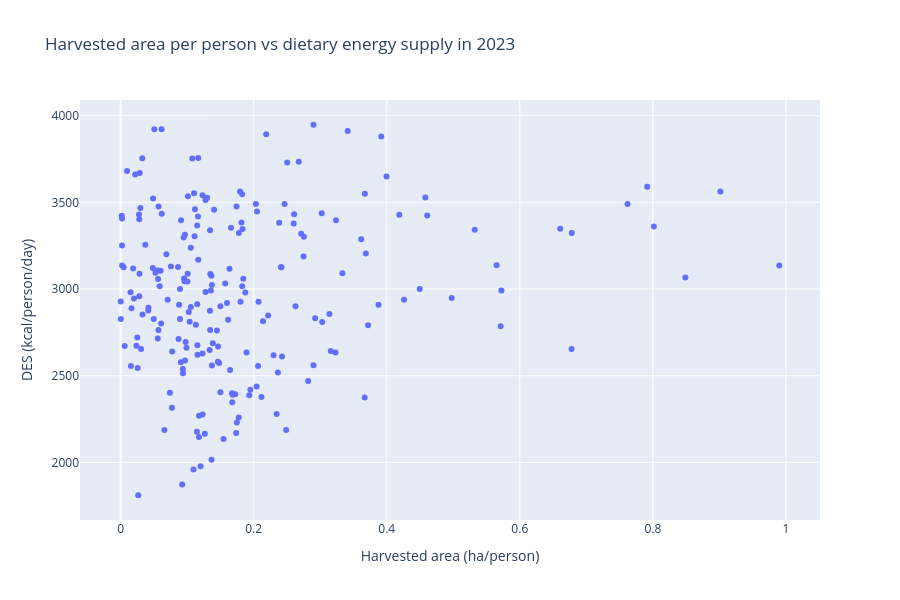

Write notebook code for a chart like this one.
### Code cell
year_choice = 2023

q5_choice = q5[q5["year"] == year_choice]
fig = px.scatter(q5_choice,x="harvested_area_per_person",y="des",hover_name="area_name",
    title=f"Harvested area per person vs dietary energy supply in {year_choice}",
    labels={"harvested_area_per_person": "Harvested area (ha/person)","des": "DES (kcal/person/day)"},
    width=900,
    height=600,)
fig.show()

### Figure 1 — Plotly figure (JSON) as saved in the notebook; plotly's stock layout.template omitted (floating-point values rounded to 4 significant figures; data arrays with more than 128 entries replaced by an {"elided": "..."} marker saying what was removed)
{"data": [{"hovertemplate": "<b>%{hovertext}</b><br><br>Harvested area (ha/person)=%{x}<br>DES (kcal/person/day)=%{y}<extra></extra>", "hovertext": {"elided": "211 str values"}, "legendgroup": "", "marker": {"color": "#636efa", "symbol": "circle"}, "mode": "markers", "name": "", "orientation": "v", "showlegend": false, "type": "scatter", "x": {"elided": "211 float values"}, "xaxis": "x", "y": {"elided": "211 float values"}, "yaxis": "y"}], "layout": {"height": 600, "legend": {"tracegroupgap": 0}, "title": {"text": "Harvested area per person vs dietary energy supply in 2023"}, "width": 900, "xaxis": {"anchor": "y", "domain": [0, 1], "title": {"text": "Harvested area (ha/person)"}}, "yaxis": {"anchor": "x", "domain": [0, 1], "title": {"text": "DES (kcal/person/day)"}}}}
